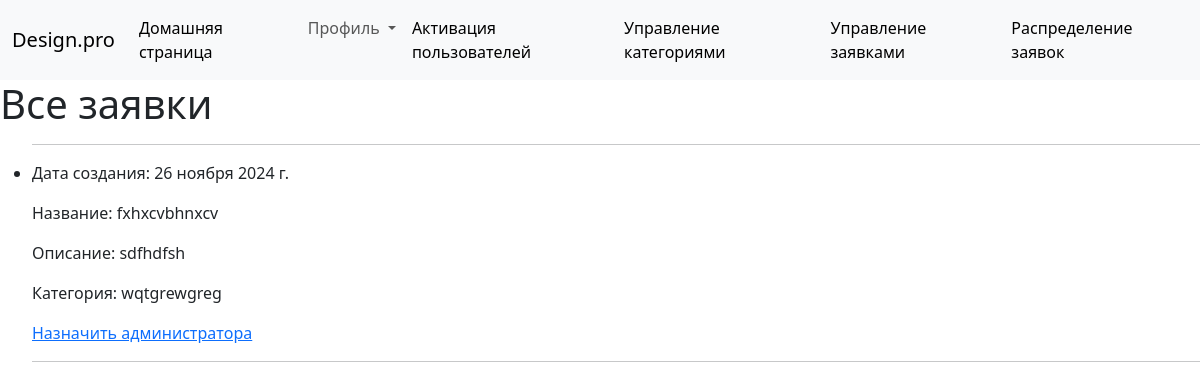
/studio/supermanage/ (signed in), run on an earlier commit of the app's database.
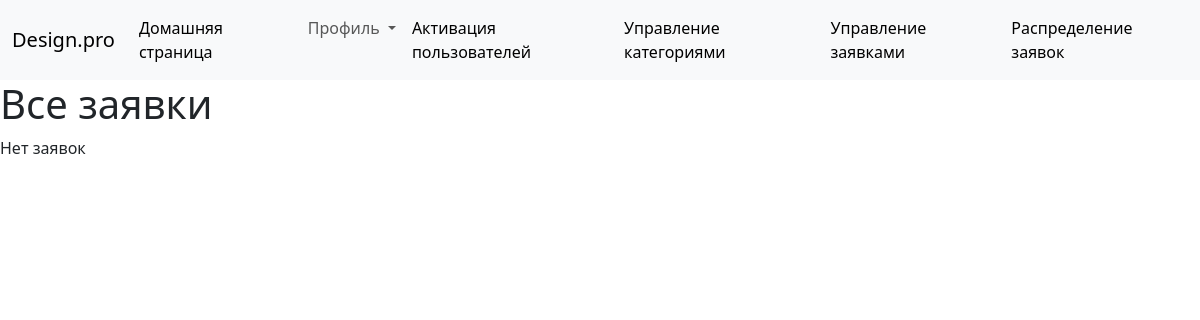
And on a later commit of the database.
### studio/models.py (models this page shows, shortened)
class Plea(models.Model):
    name = models.CharField(max_length=50)
    description = models.TextField(max_length=1000, help_text="Введите описание заявки")
    category = models.ForeignKey('Category', on_delete=models.CASCADE, null=True, help_text="Выберите категорию заявки")
    plan = models.ImageField(upload_to ='images/', null=True)
    author = models.ForeignKey(User, on_delete=models.SET_NULL, null=True, blank=True)
    creationDate = models.DateField(default=date.today)
    comentary = models.TextField(max_length=1000, null=True)
    design = models.ImageField(upload_to ='images/', null=True)
    adminUserName = models.CharField(max_length=150, null=True, blank=True)
    LOAN_STATUS = (
        ('n', 'Новая'),
        ('c', 'Выполнено'),
        ('i', 'принято в работу')
    )
    status = models.CharField(max_length=1, choices=LOAN_STATUS, blank=True, default='n', help_text='Статус заявки')
    def get_absolute_url(self):
        return reverse('plea-detail', args=[str(self.id)])

class Category(models.Model):
    name = models.CharField(
        max_length=200,
        unique=True,
        help_text="Введите категорию"
    )
    def __str__(self):
        return self.name
    class Meta:
        constraints = [
            UniqueConstraint(
                Lower('name'),
                name='genre_name_case_insensitive_unique',
                violation_error_message = "Жанр уже существует (совпадение без учета регистра)"
            ),
        ]

### studio/views.py (the view)
class SuperuserPleaListView(LoginRequiredMixin,generic.ListView):
    model = Plea
    template_name ='studio/superuser_plea_list.html'
    def get_queryset(self):
        return Plea.objects.filter(status='n')

### studio/templates/studio/superuser_plea_list.html
{% extends "base_generic.html" %}
{% block content %}
{% if user.is_superuser %}
  <h1>Все заявки</h1>
  {% if plea_list %}
    <ul>
      {% for plea in plea_list %}
      {% if plea.adminUserName is Null%}
      <li>
        <hr>
        <p>Дата создания: {{ plea.creationDate }}</p>
        <p>Название: {{ plea.name }}</p>
        <p>Описание: {{ plea.description }}</p>
        <p>Категория: {{ plea.category }}</p>
        <a href="{{ plea.get_absolute_url }}/addmin/"">Назначить администратора</a><br>
        <hr>
      </li>
      {% endif %}
      {% endfor %}
    </ul>
  {% else %}
    <p>Нет заявок</p>
  {% endif %}
{% else %}
<p>У вас нет доступа к этой страницы</p>
{% endif %}
{% endblock %}

What changed in the data, as far as the page shows it:
no longer on this page (row edited): Plea: creationDate "26 ноября 2024 г.", name "fxhxcvbhnxcv", description "sdfhdfsh", category "wqtgrewgreg"
Also different on the page:
text now shown: "Нет заявок"
